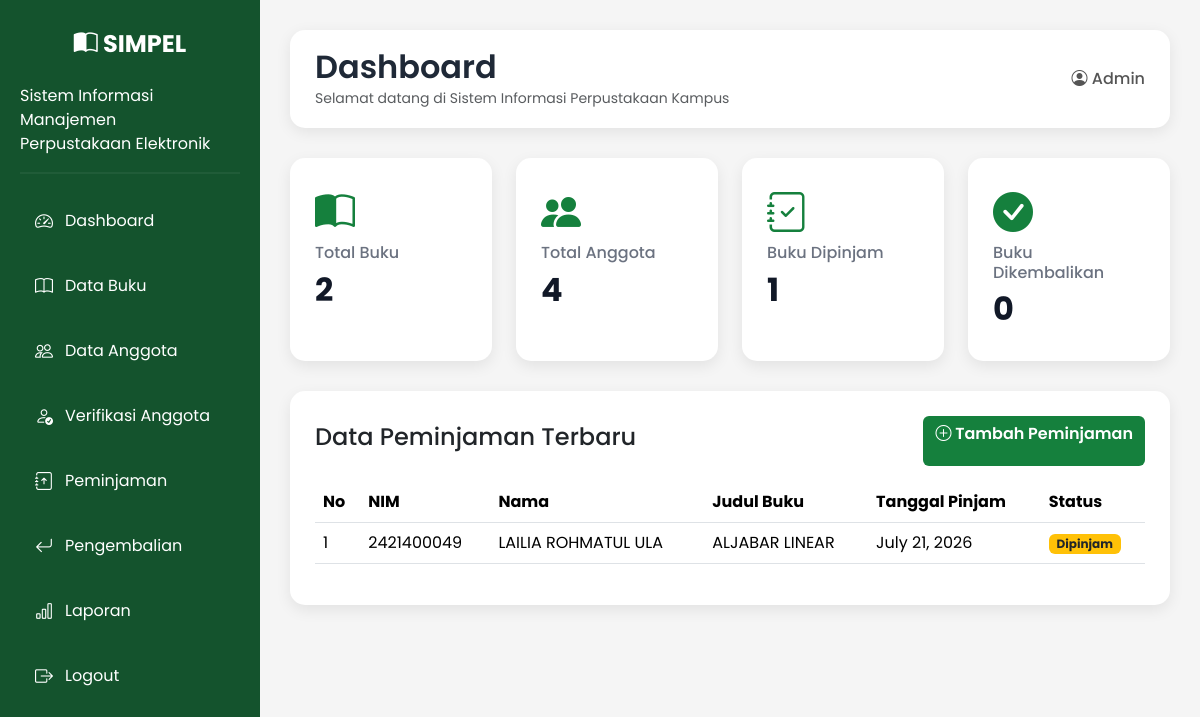
Screenshot of /dashboard/ (signed in) with the database file from the repository.
### library/models.py (models this page shows, shortened)
class Peminjaman(models.Model):
    STATUS = (
        ('Dipinjam', 'Dipinjam'),
        ('Dikembalikan', 'Dikembalikan'),
    )
    anggota = models.ForeignKey(Anggota, on_delete=models.CASCADE)
    buku = models.ForeignKey(Buku, on_delete=models.CASCADE)
    tanggal_pinjam = models.DateField()
    tanggal_kembali = models.DateField()
    status = models.CharField(max_length=20, choices=STATUS, default='Dipinjam')

class Anggota(models.Model):
    STATUS = (
        ('Menunggu', 'Menunggu'),
        ('Disetujui', 'Disetujui'),
        ('Ditolak', 'Ditolak'),
    )
    user = models.OneToOneField(
        User,
        on_delete=models.CASCADE,
        null=True,
        blank=True
    )
    nim = models.CharField(max_length=20)
    nama = models.CharField(max_length=100)
    prodi = models.CharField(max_length=100)
    fakultas = models.CharField(max_length=100)
    no_hp = models.CharField(max_length=20)
    alamat = models.TextField()
    status = models.CharField(
        max_length=20,
        choices=STATUS,
        default='Menunggu'
    )

class Buku(models.Model):
    kode_buku = models.CharField(max_length=20, unique=True)
    judul = models.CharField(max_length=200)
    penulis = models.CharField(max_length=100)
    penerbit = models.CharField(max_length=100)
    tahun_terbit = models.PositiveIntegerField()
    kategori = models.CharField(max_length=100)
    isbn = models.CharField(max_length=20, blank=True)
    lokasi_rak = models.CharField(
        max_length=50,
        default="Rak A1"
    )
    kondisi = models.CharField(
        max_length=20,
        choices=[
            ('Baik', 'Baik'),
            ('Rusak', 'Rusak'),
        ],
        default='Baik'
    )
    stok = models.PositiveIntegerField(default=0)

### library/views.py (the view)
# urls.py: path('dashboard/', views.dashboard, name='dashboard'),
@login_required(login_url='login')
def dashboard(request):
    total_buku = Buku.objects.count()
    total_anggota = Anggota.objects.count()
    buku_dipinjam = Peminjaman.objects.filter(
        status="Dipinjam"
    ).count()
    buku_dikembalikan = Peminjaman.objects.filter(
        status="Dikembalikan"
    ).count()
    peminjaman_terbaru = Peminjaman.objects.all().order_by('-id')[:5]
    context = {
        'total_buku': total_buku,
        'total_anggota': total_anggota,
        'buku_dipinjam': buku_dipinjam,
        'buku_dikembalikan': buku_dikembalikan,
        'peminjaman_terbaru': peminjaman_terbaru,
    }
    return render(
        request,
        'library/dashboard.html',
        context
    )

### library/templates/library/dashboard.html (shortened to what this page needs)
{% extends 'library/base.html' %}
{% block content %}
<div class="topbar">
    <div>
        <h2>Dashboard</h2>
        <small class="text-muted">
            Selamat datang di Sistem Informasi Perpustakaan Kampus
        </small>
    </div>
    <div class="user">
        <i class="bi bi-person-circle"></i>
        Admin
    </div>
</div>
<div class="row g-4">
    <div class="col-lg-3 col-md-6">
        <div class="card-box">
            <i class="bi bi-book-half"></i>
            <h5>Total Buku</h5>
            <h2>{{ total_buku }}</h2>
        </div>
    </div>
    <div class="col-lg-3 col-md-6">
        <div class="card-box">
            <i class="bi bi-people-fill"></i>
            <h5>Total Anggota</h5>
            <h2>{{ total_anggota }}</h2>
        </div>
    </div>
    <div class="col-lg-3 col-md-6">
        <div class="card-box">
            <i class="bi bi-journal-check"></i>
            <h5>Buku Dipinjam</h5>
            <h2>{{ buku_dipinjam }}</h2>
        </div>
    </div>
    <div class="col-lg-3 col-md-6">
        <div class="card-box">
            <i class="bi bi-check-circle-fill"></i>
            <h5>Buku Dikembalikan</h5>
            <h2>{{ buku_dikembalikan }}</h2>
        </div>
    </div>
</div>
<div class="table-container">
    <div class="d-flex justify-content-between align-items-center mb-3">
    <h4>Data Peminjaman Terbaru</h4>
    <a href="{% url 'tambah_peminjaman' %}" class="btn btn-success">
        <i class="bi bi-plus-circle"></i>
        Tambah Peminjaman
    </a>
</div>
    <table class="table table-hover">
        <thead>
            <tr>
                <th>No</th>
                <th>NIM</th>
                <th>Nama</th>
                <th>Judul Buku</th>
                <th>Tanggal Pinjam</th>
                <th>Status</th>
            </tr>
        </thead>
<tbody>
{% for item in peminjaman_terbaru %}
<tr>
    <td>{{ forloop.counter }}</td>
    <td>{{ item.anggota.nim }}</td>
    <td>{{ item.anggota.nama }}</td>
    <td>{{ item.buku.judul }}</td>
    <td>{{ item.tanggal_pinjam }}</td>
    <td>
        {% if item.status == "Dipinjam" %}
            <span class="badge bg-warning text-dark">
                Dipinjam
            </span>
        {% else %}
            <span class="badge bg-success">
                Dikembalikan
            </span>
        {% endif %}
    </td>
</tr>
{% empty %}
<tr>
    <td colspan="6" class="text-center text-muted">
        Belum ada data peminjaman.
    </td>
</tr>
{% endfor %}
</tbody>
    </table>
</div>
{% endblock %}

### library/static/css/style.css (style rules this page uses)
* { margin:0; padding:0; box-sizing:border-box; font-family:'Poppins',sans-serif; }
body { background:#f5f5f5; }
.topbar { background:#ffffff; border-radius:15px; padding:18px 25px; display:flex; justify-content:space-between; align-items:center; margin-bottom:30px; box-shadow:0 4px 15px rgba(0,0,0,.08); }
.topbar h2 { color:#1F2937; font-weight:600; margin:0; }
.topbar .user { font-weight:500; color:#555; }
.card-box { background:white; border-radius:15px; padding:25px; box-shadow:0 5px 15px rgba(0,0,0,.08); transition:.3s; height:100%; }
.card-box i { font-size:40px; color:#15803D; margin-bottom:15px; }
.card-box h5 { color:#6B7280; font-size:16px; }
.card-box h2 { font-weight:700; color:#111827; }
.table-container { background:white; margin-top:30px; padding:25px; border-radius:15px; box-shadow:0 5px 15px rgba(0,0,0,.08); }
.table thead { background:#14532D; color:white; }
.table td { vertical-align:middle; }
.btn-success { background:#15803D; border:none; }
.btn-success { height:50px; font-weight:600; }

### rows the page displays
Peminjaman: anggota.nim "2421400049", anggota.nama "LAILIA ROHMATUL ULA", buku.judul "ALJABAR LINEAR", tanggal_pinjam "July 21, 2026", status "Dipinjam"

### other values shown
{{ total_buku }} "2"
{{ total_anggota }} "4"
{{ buku_dipinjam }} "1"
{{ buku_dikembalikan }} "0"
